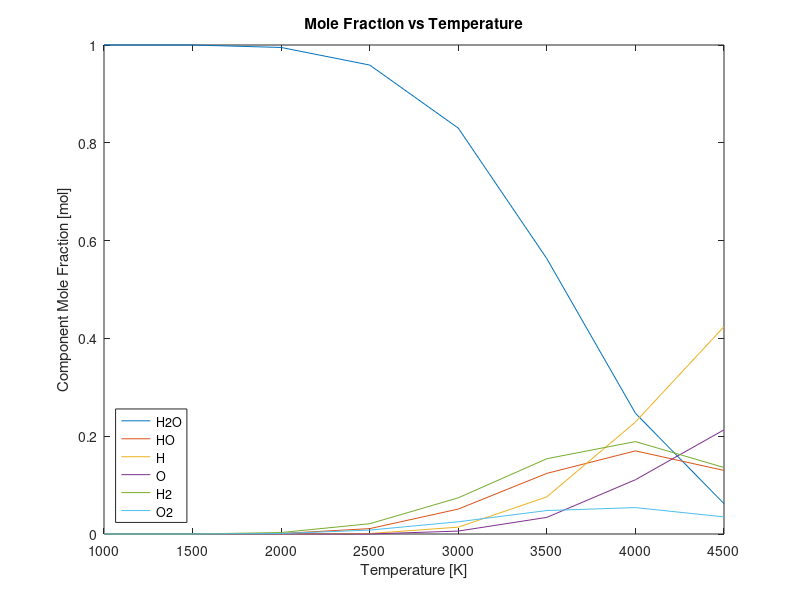
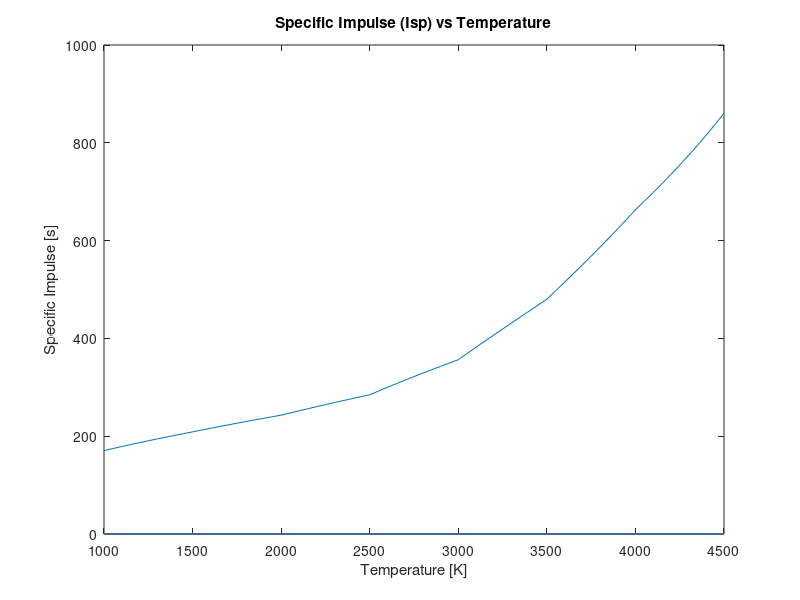
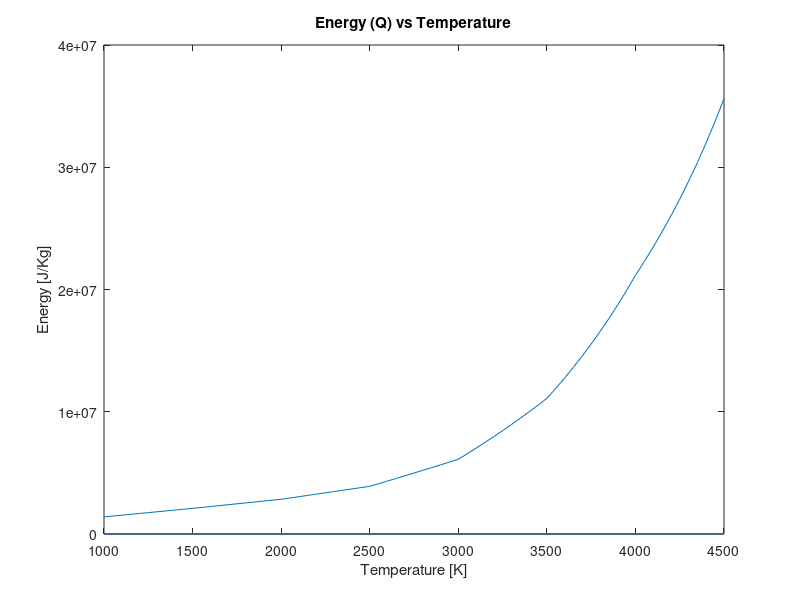

Reproduce these figures in MATLAB, in order.
% Import mole fractions from mole fractions CSV
mole_fract_matrix = csvread("mole_fract.csv");

% Create temperature array from mole fraction matrix
x_Temp = mole_fract_matrix(:,1); 

% Initial temperature value
T_0 = 0; % Kelvin

% Mole Fractions
H2O_mol_fract = mole_fract_matrix(:,2);
HO_mol_fract = mole_fract_matrix(:,3);
H_mol_fract = mole_fract_matrix(:,4);
O_mol_fract = mole_fract_matrix(:,5);
H2_mol_fract = mole_fract_matrix(:,6);
O2_mol_fract = mole_fract_matrix(:,7);

% Define the accuracy/steps
H2O_mol_fract_q = 1000:50:4500;
HO_mol_fract_q = 1000:50:4500;
H_mol_fract_q = 1000:50:4500;
O_mol_fract_q = 1000:50:4500;
H2_mol_fract_q = 1000:50:4500;
O2_mol_fract_q = 1000:50:4500;

% Define new x axis based on steps above
x_Temp_Int = H2O_mol_fract_q;

% Interpolate the function
H2O_mol_fract_ext = interp1(x_Temp, H2O_mol_fract, H2O_mol_fract_q, 'linear');
HO_mol_fract_ext = interp1(x_Temp, HO_mol_fract, HO_mol_fract_q, 'linear');
H_mol_fract_ext = interp1(x_Temp, H_mol_fract, H_mol_fract_q, 'linear');
O_mol_fract_ext = interp1(x_Temp, O_mol_fract, O_mol_fract_q, 'linear');
H2_mol_fract_ext = interp1(x_Temp, H2_mol_fract, H2_mol_fract_q, 'linear');
O2_mol_fract_ext = interp1(x_Temp, O2_mol_fract, O2_mol_fract_q, 'linear');

% Set all H2O NaN mole fraction values to one
H2O_mol_fract_ext(isnan(H2O_mol_fract_ext)) = 1;

% Set all other NaN mole fraction values for other components to zero
HO_mol_fract_ext(isnan(HO_mol_fract_ext)) = 0;
H_mol_fract_ext(isnan(H_mol_fract_ext)) = 0;
O_mol_fract_ext(isnan(O_mol_fract_ext)) = 0;
H2_mol_fract_ext(isnan(H2_mol_fract_ext)) = 0;
O2_mol_fract_ext(isnan(O2_mol_fract_ext)) = 0;

% Gamma values of water components
gamma_H2O = 1.33;
gamma_HO = 1.4;
gamma_H = 1.67;
gamma_O = 1.67;
gamma_H2 = 1.4;
gamma_O2 = 1.4;

% Molecular weights of water components
m_H2O = 18; % g/mol
m_HO = 17; % g/mol
m_H = 1; % g/mol
m_O = 16; % g/mol
m_H2 = 2; % g/mol
m_O2 = 32; % g/mol

% Standard State Enthalpies
H2O_sse = -251730; % J/mol
HO_sse = 30150; % J/mol
H_sse = 211782; % J/mol
O_sse = 242459; % J/mol
H2_sse = -8468; % J/mol
O2_sse = -8682; % J/mol

% Universal Gas Constant
R = 8.31; % J/mol*K

% Earth's Gravity
G_earth = 9.81; % m/s^2

% k values
for i = 1:length(H2O_mol_fract_ext)
    % Value used to calculate the n_t
    k(i) = H2O_mol_fract_ext(i) * m_H2O + ...
        HO_mol_fract_ext(i) * m_HO + ...
        H_mol_fract_ext(i) * m_H + ...
        O_mol_fract_ext(i) * m_O + ...
        H2_mol_fract_ext(i) * m_H2 + ...
        O2_mol_fract_ext(i) * m_O2;
    
    % Total number of moles in mixture
    n_t(i) = m_H2O / k(i);
end


for i = 1:length(H2O_mol_fract_ext)
    % Number of moles preent in each mixture for a given temperature
    n_H2O(i) = H2O_mol_fract_ext(i) * n_t(i);
    n_HO(i) = HO_mol_fract_ext(i) * n_t(i);
    n_H(i) = H_mol_fract_ext(i) * n_t(i);
    n_O(i) = O_mol_fract_ext(i) * n_t(i);
    n_H2(i) = H2_mol_fract_ext(i) * n_t(i);
    n_O2(i) = O2_mol_fract_ext(i) * n_t(i);
end

% Preallocate arrays
dT = zeros(length(n_t));
dn_H2O = zeros(length(n_t));
dn_HO = zeros(length(n_t));
dn_H = zeros(length(n_t));
dn_O = zeros(length(n_t));
dn_H2 = zeros(length(n_t));
dn_O2 = zeros(length(n_t));
ISP = zeros(length(n_t));
q = zeros(length(n_t));
dq_conv = zeros(length(n_t));

% dq values
for i = 1:length(H2O_mol_fract_ext)
    if i == 1
        % Chamge in Temperature from 0 to the interpolated temperature val
        dT(i) = 0;
        
        % Change in number of moles for inital val
        dn_H2O(i) = 0;
        dn_HO(i) = 0;
        dn_H(i) = 0;
        dn_O(i) = 0;
        dn_H2(i) = 0;
        dn_O2(i) = 0;

        q(i) = ((R / (gamma_H2O - 1)) * 1000) / 0.018;

        ISP(i) = sqrt(2 * q(i)) / G_earth;
    else 
        % Chamge in Temperature from 0 to the interpolated temperature val
        dT(i) = x_Temp_Int(i) - x_Temp_Int(i-1);

        % Change in number of moles for each component
        dn_H2O(i) = n_H2O(i) - n_H2O(i-1);
        dn_HO(i) = n_HO(i) - n_HO(i-1);
        dn_H(i) = n_H(i) - n_H(i-1);
        dn_O(i) = n_O(i) - n_O(i-1);
        dn_H2(i) = n_H2(i) - n_H2(i-1);
        dn_O2(i) = n_O2(i) - n_O2(i-1);
    
        % Calculating the energy gain stepwise with temperature
        dq(i) = (((R * n_H2O(i)) / (gamma_H2O - 1)) * dT(i) + dn_H2O(i) * H2O_sse) + ...
        (((R * n_HO(i)) / (gamma_HO - 1)) * dT(i) + dn_HO(i) * HO_sse) + ...
        (((R * n_H(i)) / (gamma_H - 1)) * dT(i) + dn_H(i) * H_sse) + ...
        (((R * n_O(i)) / (gamma_O - 1)) * dT(i) + dn_O(i) * O_sse) + ...
        (((R * n_H2(i)) / (gamma_H2 - 1)) * dT(i) + dn_H2(i) * H2_sse) + ...
        (((R * n_O2(i)) / (gamma_O2 - 1)) * dT(i) + dn_O2(i) * O2_sse);

        dq_conv(i) = dq(i) / 0.018;
        
        q(i) = q(i - 1) + dq_conv(i);

        ISP(i) = sqrt(2 * q(i)) / G_earth;
    end
end

% Plot Component Mole Fractions vs Temperataure
figure
plot(x_Temp,H2O_mol_fract, x_Temp,HO_mol_fract, x_Temp,H_mol_fract, x_Temp,O_mol_fract, x_Temp,H2_mol_fract, x_Temp,O2_mol_fract);
title('Mole Fraction vs Temperature');
xlabel('Temperature [K]');
ylabel('Component Mole Fraction [mol]');
legend({'H2O', 'HO', 'H', 'O', 'H2', 'O2'}, 'Location','southwest');

% Plot ISP vs Temperature
figure
plot(x_Temp_Int, ISP);
title('Specific Impulse (Isp) vs Temperature');
xlabel('Temperature [K]');
ylabel('Specific Impulse [s]');

% Plot Q vs Temperature
figure
plot(x_Temp_Int, q);
title('Energy (Q) vs Temperature');
xlabel('Temperature [K]');
ylabel('Energy [J/Kg]');
